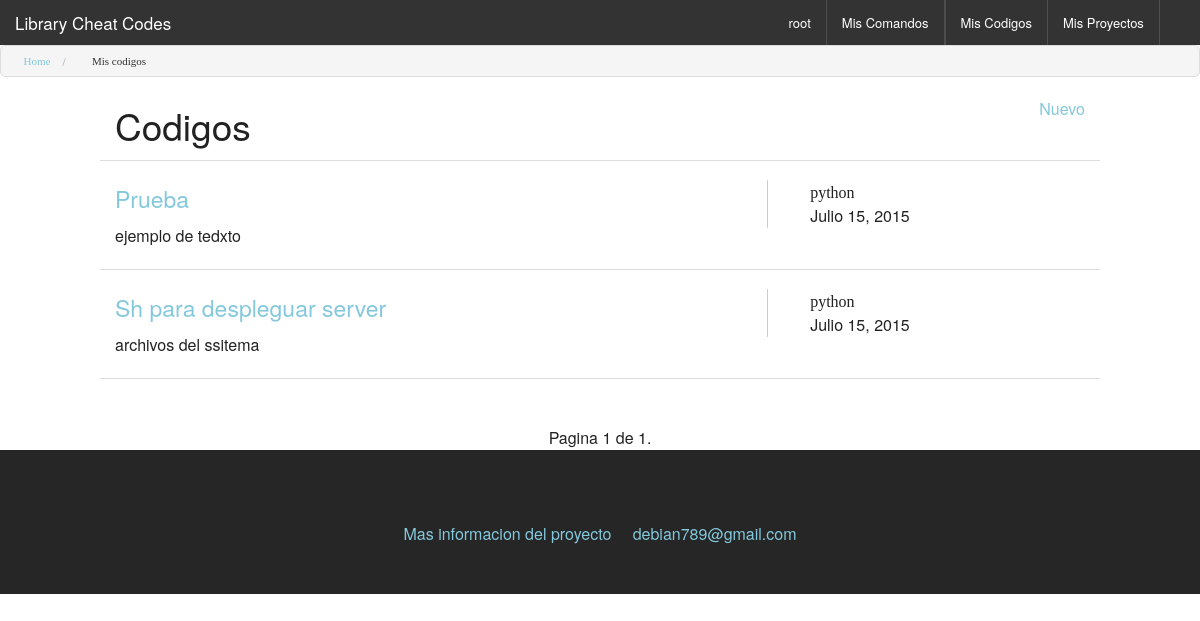
Before: /codigos/ (signed in) with the older database file.
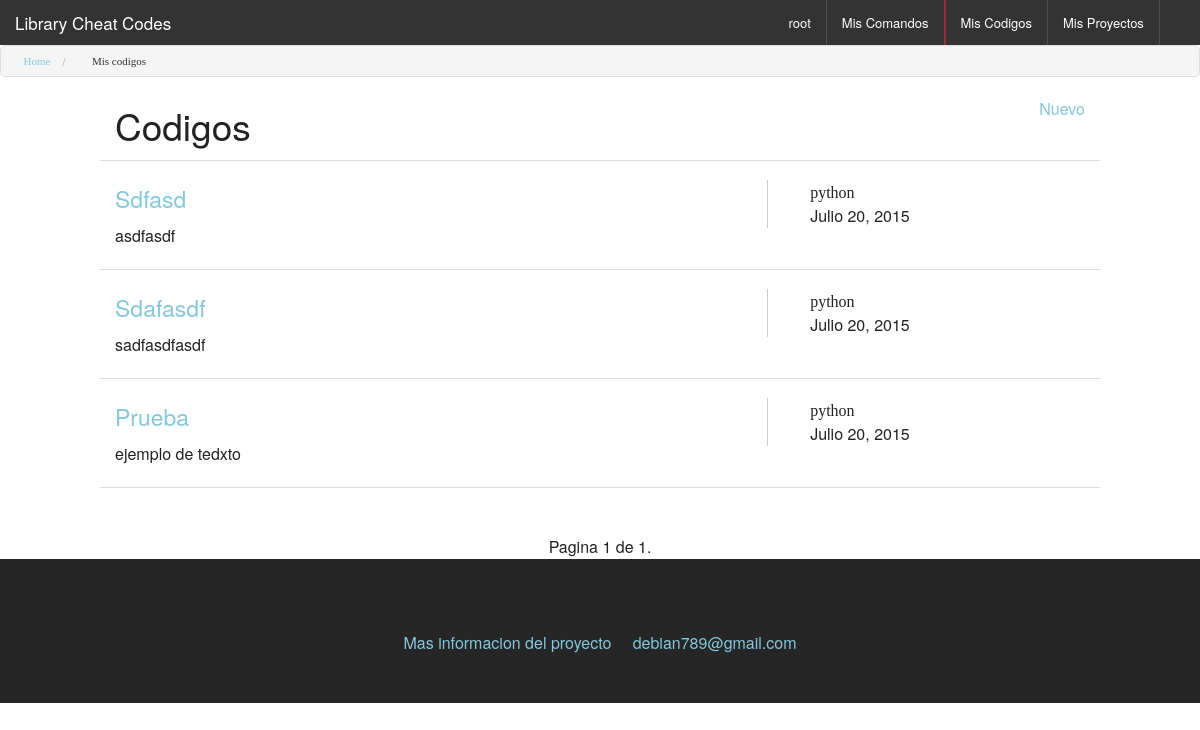
After: the same page with the newer database file.
### codigos/models.py (models this page shows, shortened)
class mdl_codigos(models.Model):
	titulo 		 = models.CharField(max_length=500)
	descripcion  = models.TextField(blank=True)
	links    	 = models.URLField(max_length=300,blank=True)
	lenguaje     = models.ForeignKey(mdl_lenguaje,blank=False)
	archivo      = models.FileField(upload_to='archivoCodigos/',null=True,blank=True)
	codigo 		 = models.TextField()
	usuario      = models.ForeignKey(User)
	favorito     = models.BooleanField(default=False,blank=False)
	fechaIngreso = models.DateField(auto_now = True)
	estado       = models.BooleanField(default = False)
	class Meta:
		verbose_name = ('Codigo')
		verbose_name_plural = ('Codigos')

### elementos_comunes/models.py (models this page shows)
class mdl_lenguaje(models.Model):
	nombre = models.CharField(max_length = 300)
	class Meta:
		verbose_name = ('Lenguaje')
		verbose_name_plural = ('Lenguajes')
	def __unicode__(self):
		return self.nombre

### codigos/views.py (the view)
# urls.py: url(r'^codigos/$','view_codigos', name = 'codigos'),
@login_required
def view_codigos(request):
	if request.method == 'POST':
		formularioBusqueda = frm_codigos_busqueda(request.POST)
		if formularioBusqueda.is_valid():
			usuario = User.objects.select_related().get(id=request.user.id)
			codigos = mdl_codigos.objects.select_related().filter(usuario=usuario).order_by('-id')
			if formularioBusqueda.cleaned_data['busqueda']:
				codigos = codigos.filter( Q(titulo__icontains=formularioBusqueda.cleaned_data['busqueda']) | Q(descripcion__icontains=formularioBusqueda.cleaned_data['busqueda']) )
			else:
				pass
			if formularioBusqueda.cleaned_data['lenguaje']  :
				codigos = codigos.filter(lenguaje=formularioBusqueda.cleaned_data['lenguaje'])
			else:
				pass
			if formularioBusqueda.cleaned_data['adjunto']:
				codigos = codigos.filter(archivo__isnull=False).exclude(archivo__exact='')
				print "busqueda por adjunto "
			else:
				pass
			paginator = Paginator(codigos,20)
			page = request.POST.get('page')
			try:
				contacts = paginator.page(page)
			except PageNotAnInteger:
				contacts = paginator.page(1)
			except EmptyPage:
				contacts = paginator.page(paginator.num_pages)
			porFormulario=True
			contexto = {"codigos":contacts,"formularioBusqueda":formularioBusqueda,"porFormulario":porFormulario}
		else:
			usuario = User.objects.select_related().get(id=request.user.id)
			codigos = mdl_codigos.objects.select_related().filter(usuario=usuario).order_by('-id')
			formularioBusqueda = frm_codigos_busqueda()
			paginator = Paginator(codigos,20)
			page = request.POST.get('page')
			try:
				contacts = paginator.page(page)
			except PageNotAnInteger:
				contacts = paginator.page(1)
			except EmptyPage:
				contacts = paginator.page(paginator.num_pages)
			porFormulario=True
			contexto = {"codigos":contacts,"formularioBusqueda":formularioBusqueda,"porFormulario":porFormulario}
		return render(request,"codigos.html",contexto)
	else:
		usuario = User.objects.select_related().get(id=request.user.id)
		codigos = mdl_codigos.objects.select_related().filter(usuario=usuario).order_by('-id')
		formularioBusqueda = frm_codigos_busqueda()
		paginator = Paginator(codigos,20)
		page = request.GET.get('page')
		try:
			contacts = paginator.page(page)
		except PageNotAnInteger:
			contacts = paginator.page(1)
		except EmptyPage:
			contacts = paginator.page(paginator.num_pages)
		contexto = {"codigos":contacts,"formularioBusqueda":formularioBusqueda}
		return render(request,"codigos.html",contexto)

### principal/context_processors.py (called while the page is built)
def menu(request):
    menu = {'menu': [
        {'name': 'Mis Comandos ', 'url':reverse('comandos')},
        {'name': 'Mis Codigos ', 'url': reverse('codigos')},
        {'name': 'Mis Proyectos ', 'url': reverse('proyectos')},
    ]}
    for item in menu['menu']:
        if request.path == item['url']:
            item['active'] = True
    return menu

def menu_publico(request):
    menu = {'menu_publico': [
        {'name': 'Comandos ', 'url':reverse('comandos_publicos')},
        {'name': 'Codigos ', 'url': reverse('codigos_publicos')},
        {'name': 'Proyectos ', 'url': reverse('proyectos_publicos')},
    ]}
    for item in menu['menu_publico']:
        if request.path == item['url']:
            item['active'] = True
    return menu

### codigos/templates/codigos.html (shortened to what this page needs)
{% extends "base.html" %}
{% block contenido %}
<ul class="breadcrumbs">
 	 <li><a href="{% url 'inicio' %} " class="icon-home3">Home</a></li>
	{% if user.is_authenticated %}
		<li class="current">	<a href="{% url 'codigos' %}" class="activado icon-embed2"> Mis codigos  </a>  </li>
	{% else %}
		<li class="current"><a href="{% url 'codigos_publicos' %}" class="activado"> Comandos </a>  </li>
	{% endif %}
</ul>
<article class="resultadoBusqueda">
<div class="row">
<div class="large-8 column"><h2>Codigos</h2></div>
<div class="large-4 column text-right">
	{% if user.is_authenticated %}
				<a href="{% url 'agregar_codigo'%}" class="opcionNuevo"  data-reveal-id="modalAdministracion" data-reveal >
					 <span class="icon-file-text2"></span> Nuevo</a>
	{% endif %}
</div>
<hr>
	{% if codigos %}
	<div id="itemCollection" class="large-12">
		{% for codigo in codigos %}
		<div class=" "  >
			{% if user.is_authenticated %}
			<div class=" " >
				<div class="large-8 column">
					<h4>
					<a href="{% url 'detalle_codigo' codigo.id  %}">{{ codigo.titulo|truncatechars:140|capfirst }}</a>
					</h4>
					<p >{{ codigo.descripcion|truncatechars:140 }}  </p>
				</div>
				<div class="large-4 column"  style="border-left:1px solid #ccc  ">
		<div class="large-6 small-6 column"> <span class="icon-leaf">{{codigo.lenguaje }}</span></div>
		<div class="large-1 small-1 column">
			<a href="{% url 'editar_codigo' codigo.id %}" class=" icon-pencil2 opcionEditar" data-reveal-id="modalAdministracion" data-reveal ></a>
		</div>
		<div class="large-1 small-1 column">
			{% if codigo.archivo %}
				<a href="{{MEDIA_URL}}/{{codigo.archivo}} " class=" icon-attachment " target="blank"></a>
			{% else %}
				<span class="icon-attachment"></span>
			{% endif %}
		</div>
		<div class="large-1 small-1 column"><a href="{% url 'codigo_pdf' codigo.id %}" class="icon-file-text">	</a></div>
		<div class="large-1 small-1 column">
			<a href="{% url 'eliminar_codigo' codigo.id %}" class=" icon-bin2" ></a>
			</div>
		<br>
		<div class="large-12 small-12 column"> <span class="icon-calendar"></span>{{codigo.fechaIngreso }}</div>
			</div>
			</div>
			<hr>
			{% endif %}
		</div>
		{% endfor %}
	</div>
	</div>
	{% if not porFormulario %}
	<div class="text-center">
	<br>
	<br>
		<span class="step-links">
			<span class="current">
				Pagina {{ codigos.number }} de {{ codigos.paginator.num_pages }}.
			</span>
		</span>
	</div>
	{% endif %}
	{% endif %}
</article>
{% endblock %}

### templates/base.html (shortened to what this page needs)
{% load static from staticfiles %}
<!doctype html>
<html lang="es">
<head>
	<link rel="stylesheet" href="{% static "foundation/css/foundation.min.css"%}"/>
	<link rel="stylesheet" href="{% static "icomoon/style.css"%}"/>
	<link rel="stylesheet" href="{% static "highlight/styles/androidstudio.css"  %}">
</head>
<body>
	<header>
		<nav class="top-bar" data-topbar="">
			<ul class="title-area">
 				<li class="name"><h1><a href="{% url 'inicio' %}">Library Cheat Codes</a></h1></li>
			</ul>
			<section class="top-bar-section">
 				<ul class="right">
					{% if user.is_authenticated %}
						<li><a href=""> <span class="icon-user"></span> {{ user}} </a></li>
					{% endif %}
					{% include 'menu.html'%}
					{% if user.is_authenticated %}
						<li><a href="{% url 'salir' %}" ><span class="icon-exit"></span> </a></li>
					{% endif %}
				</ul>
			</section>
		</nav>
	</header>
	<section class="contenido">
		{% block contenido%}{% endblock%}
	</section>
	<footer style="background:#262626;" class="text-center">
		<br>
		<br>
		<br>
		<a href="https://github.com/debian789/BibliotecaCodigo" target="_black">Mas informacion del proyecto <span class=" icon-github3"></span> <span> debian789@gmail.com</span></a>
		<br>
		<br>
		<br>
	</footer>
</body>
</html>

### templates/menu.html (shortened to what this page needs)
{% if user.is_authenticated %}
	{% for item in menu%}
		<li  {% if item.active%} style="border-left: 1px solid red "{% endif %} ><a href="{{ item.url }}">
			{{ item.name }}
		</a></li>
	{% endfor %}
{% endif %}

### principal/static/icomoon/style.css (style rules this page uses)
[class^="icon-"], [class*=" icon-"] { font-family: 'icomoon'; speak: none; font-style: normal; font-weight: normal; font-variant: normal; text-transform: none; line-height: 1; -webkit-font-smoothing: antialiased; -moz-osx-font-smoothing: grayscale; }
.icon-home3:before { content: "\e902"; }
.icon-pencil2:before { content: "\e906"; }
.icon-file-text:before { content: "\e922"; }
.icon-file-text2:before { content: "\e926"; }
.icon-calendar:before { content: "\e953"; }
.icon-user:before { content: "\e971"; }
.icon-leaf:before { content: "\e9a4"; }
.icon-bin2:before { content: "\e9ad"; }
.icon-attachment:before { content: "\e9cd"; }
.icon-exit:before { content: "\ea14"; }
.icon-embed2:before { content: "\ea80"; }
.icon-github3:before { content: "\eab3"; }

Changed rows visible on the page:
removed mdl_codigos: titulo "Sh para despleguar server", descripcion "archivos del ssitema", lenguaje "python", fechaIngreso "Julio 15, 2015"
added mdl_codigos: titulo "Sdfasd", descripcion "asdfasdf", lenguaje "python", fechaIngreso "Julio 20, 2015"
added mdl_codigos: titulo "Sdafasdf", descripcion "sadfasdfasdf", lenguaje "python", fechaIngreso "Julio 20, 2015"
changed mdl_codigos "Prueba": fechaIngreso "Julio 15, 2015" → "Julio 20, 2015"
